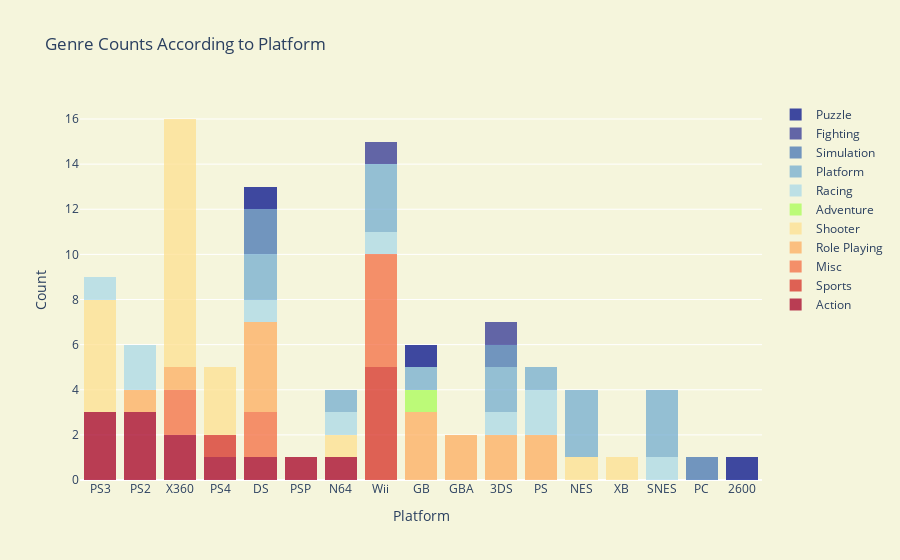

The notebook cell this image was saved under:
### Code cell
xaction=df[df.Genre=="Action"]
xsports=df[df.Genre=="Sports"]
xmisc=df[df.Genre=="Misc"]
xrole=df[df.Genre=="Role-Playing"]
xshooter=df[df.Genre=="Shooter"]
xadventure=df[df.Genre=="Adventure"]
xrace=df[df.Genre=="Racing"]
xplatform=df[df.Genre=="Platform"]
xsimulation=df[df.Genre=="Simulation"]
xfight=df[df.Genre=="Fighting"]
xstrategy=df[df.Genre=="Strategy"]
xpuzzle=df[df.Genre=="Puzzle"]
trace1 = go.Histogram(
    x=xaction.Platform,
    opacity=0.75,
    name = "Action",
    marker=dict(color='rgb(165,0,38)'))
trace2 = go.Histogram(
    x=xsports.Platform,
    opacity=0.75,
    name = "Sports",
    marker=dict(color='rgb(215,48,39)'))
trace3 = go.Histogram(
    x=xmisc.Platform,
    opacity=0.75,
    name = "Misc",
    marker=dict(color='rgb(244,109,67)'))
trace4 = go.Histogram(
    x=xrole.Platform,
    opacity=0.75,
    name = "Role Playing",
    marker=dict(color='rgb(253,174,97)'))
trace5 = go.Histogram(
    x=xshooter.Platform,
    opacity=0.75,
    name = "Shooter",
    marker=dict(color='rgb(254,224,144)'))
trace6 = go.Histogram(
    x=xadventure.Platform,
    opacity=0.75,
    name = "Adventure",
    marker=dict(color='rgb(170,253,87)'))
trace7 = go.Histogram(
    x=xrace.Platform,
    opacity=0.75,
    name = "Racing",
    marker=dict(color='rgb(171,217,233)'))
trace8 = go.Histogram(
    x=xplatform.Platform,
    opacity=0.75,
    name = "Platform",
    marker=dict(color='rgb(116,173,209)'))
trace9 = go.Histogram(
    x=xsimulation.Platform,
    opacity=0.75,
    name = "Simulation",
    marker=dict(color='rgb(69,117,180)'))
trace10 = go.Histogram(
    x=xfight.Platform,
    opacity=0.75,
    name = "Fighting",
    marker=dict(color='rgb(49,54,149)'))
trace11 = go.Histogram(
    x=xstrategy.Platform,
    opacity=0.75,
    name = "Strategy",
    marker=dict(color="rgb(10,77,131)"))
trace12 = go.Histogram(
    x=xpuzzle.Platform,
    opacity=0.75,
    name = "Puzzle",
    marker=dict(color='rgb(1,15,139)'))

data = [trace1, trace2,trace3,trace4,trace5,trace6,trace7,trace8,trace9,trace10,trace11,trace12]
layout = go.Layout(barmode='stack',
                   title='Genre Counts According to Platform',
                   xaxis=dict(title='Platform'),
                   yaxis=dict( title='Count'),
                   paper_bgcolor='beige',
                   plot_bgcolor='beige'
)
fig = go.Figure(data=data, layout=layout)
iplot(fig)

### Figure 1 — Plotly figure (JSON) as saved in the notebook; plotly's stock layout.template omitted (floating-point values rounded to 4 significant figures)
{"data": [{"marker": {"color": "rgb(165,0,38)"}, "name": "Action", "opacity": 0.75, "type": "histogram", "x": ["PS3", "PS2", "X360", "PS2", "PS2", "PS4", "DS", "X360", "PS3", "PS3", "PSP", "N64"]}, {"marker": {"color": "rgb(215,48,39)"}, "name": "Sports", "opacity": 0.75, "type": "histogram", "x": ["Wii", "Wii", "Wii", "Wii", "PS4", "Wii"]}, {"marker": {"color": "rgb(244,109,67)"}, "name": "Misc", "opacity": 0.75, "type": "histogram", "x": ["Wii", "X360", "DS", "Wii", "Wii", "X360", "DS", "Wii", "Wii"]}, {"marker": {"color": "rgb(253,174,97)"}, "name": "Role Playing", "opacity": 0.75, "type": "histogram", "x": ["GB", "GB", "DS", "GBA", "DS", "GB", "3DS", "3DS", "GBA", "PS", "X360", "DS", "PS2", "PS", "DS"]}, {"marker": {"color": "rgb(254,224,144)"}, "name": "Shooter", "opacity": 0.75, "type": "histogram", "x": ["NES", "X360", "X360", "PS4", "PS3", "X360", "X360", "PS3", "PS3", "X360", "PS3", "X360", "X360", "X360", "PS3", "X360", "XB", "N64", "PS4", "PS4", "X360", "X360"]}, {"marker": {"color": "rgb(170,253,87)"}, "name": "Adventure", "opacity": 0.75, "type": "histogram", "x": ["GB"]}, {"marker": {"color": "rgb(171,217,233)"}, "name": "Racing", "opacity": 0.75, "type": "histogram", "x": ["Wii", "DS", "PS2", "3DS", "PS2", "PS", "PS3", "N64", "PS", "SNES"]}, {"marker": {"color": "rgb(116,173,209)"}, "name": "Platform", "opacity": 0.75, "type": "histogram", "x": ["NES", "DS", "Wii", "SNES", "GB", "NES", "N64", "Wii", "3DS", "SNES", "DS", "3DS", "SNES", "Wii", "PS", "NES"]}, {"marker": {"color": "rgb(69,117,180)"}, "name": "Simulation", "opacity": 0.75, "type": "histogram", "x": ["DS", "DS", "3DS", "PC"]}, {"marker": {"color": "rgb(49,54,149)"}, "name": "Fighting", "opacity": 0.75, "type": "histogram", "x": ["Wii", "3DS"]}, {"marker": {"color": "rgb(10,77,131)"}, "name": "Strategy", "opacity": 0.75, "type": "histogram", "x": []}, {"marker": {"color": "rgb(1,15,139)"}, "name": "Puzzle", "opacity": 0.75, "type": "histogram", "x": ["GB", "DS", "2600"]}], "layout": {"barmode": "stack", "paper_bgcolor": "beige", "plot_bgcolor": "beige", "title": {"text": "Genre Counts According to Platform"}, "xaxis": {"title": {"text": "Platform"}}, "yaxis": {"title": {"text": "Count"}}}}
